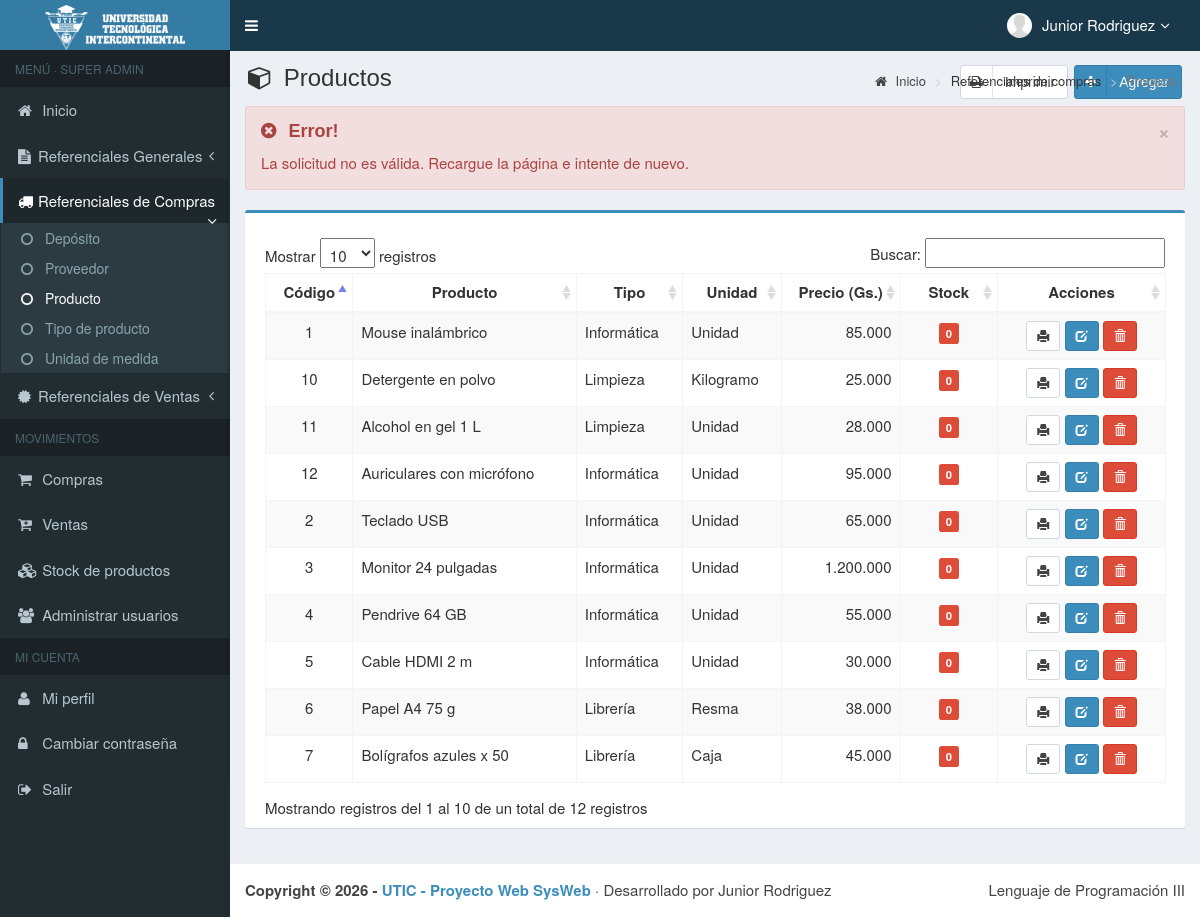
The app's page /main.php?module=producto&alert=11 (signed in) with its own data.
### tables this page shows
CREATE TABLE usuarios (
    id_user         INT          NOT NULL AUTO_INCREMENT,
    username        VARCHAR(50)  NOT NULL,
    name_user       VARCHAR(150) NOT NULL,
    password        VARCHAR(255) NOT NULL,
    email           VARCHAR(150) NULL,
    telefono        VARCHAR(20)  NULL,
    foto            VARCHAR(300) NOT NULL DEFAULT '',
    permisos_acceso VARCHAR(30)  NOT NULL,           
    status          VARCHAR(15)  NOT NULL DEFAULT 'activo',    
    PRIMARY KEY (id_user),
    UNIQUE KEY uq_usuarios_username (username)
);

CREATE TABLE producto (
    cod_producto  INT         NOT NULL,
    cod_tipo_prod INT         NOT NULL,
    id_u_medida   INT         NOT NULL,
    p_descrip     VARCHAR(50) NOT NULL,
    precio        INT         NOT NULL,
    PRIMARY KEY (cod_producto),
    FOREIGN KEY (cod_tipo_prod) REFERENCES tipo_producto (cod_tipo_prod),
    FOREIGN KEY (id_u_medida)   REFERENCES u_medida (id_u_medida)
);

CREATE TABLE tipo_producto (
    cod_tipo_prod INT         NOT NULL,
    t_p_descrip   VARCHAR(50) NOT NULL,
    PRIMARY KEY (cod_tipo_prod)
);

CREATE TABLE u_medida (
    id_u_medida INT         NOT NULL,
    u_descrip   VARCHAR(20) NOT NULL,
    PRIMARY KEY (id_u_medida)
);

### config/funciones.php (called while the page is built, shortened)
<?php
function e(?string $texto): string
{
    return htmlspecialchars($texto ?? "", ENT_QUOTES, "UTF-8");
}
function gs(int|float|string|null $monto): string
{
    return number_format((float) $monto, 0, ",", ".");
}
function foto_usuario(?string $foto): string
{
    return "images/user/" . ($foto !== null && $foto !== "" ? rawurlencode($foto) : "user-default.png");
}

### modules/producto/view.php (the view, shortened to what this page needs)
<?php
$alertas = [
    1 => ["success", "Éxito!", "El producto se registró correctamente."],
    2 => ["success", "Éxito!", "El producto se modificó correctamente."],
    3 => ["success", "Éxito!", "El producto se eliminó correctamente."],
    4 => ["danger",  "Error!", "No se puede eliminar: el producto tiene stock o movimientos de compras/ventas."],
    5 => ["danger",  "Error!", "Ya existe un producto con esa descripción."],
    6 => ["danger",  "Error!", "El producto que intenta eliminar no existe."],
    10 => ["danger", "Error!", "Datos incompletos o inválidos. Revise el formulario."],
    11 => ["danger", "Error!", "La solicitud no es válida. Recargue la página e intente de nuevo."],
];
$alerta = $alertas[(int) ($_GET["alert"] ?? 0)] ?? null;
$productos = $mysqli->query("SELECT p.cod_producto, p.p_descrip, t.t_p_descrip, u.u_descrip, p.precio,
                                    COALESCE((SELECT SUM(s.cantidad) FROM stock s WHERE s.cod_producto = p.cod_producto), 0) AS stock
                             FROM producto p
                             JOIN tipo_producto t ON t.cod_tipo_prod = p.cod_tipo_prod
                             JOIN u_medida u      ON u.id_u_medida   = p.id_u_medida
                             ORDER BY p.cod_producto");
?>
<section class="content-header">
    <h1>
        <i class="fa fa-cube icon-title"></i> Productos
        <a class="btn btn-primary btn-social pull-right" href="?module=form_producto&form=add" title="Agregar" data-toggle="tooltip">
            <i class="fa fa-plus"></i> Agregar
        </a>
        <a class="btn btn-default btn-social pull-right" style="margin-right:6px" href="modules/producto/print.php" target="_blank" title="Imprimir listado" data-toggle="tooltip">
            <i class="fa fa-print"></i> Imprimir
        </a>
    </h1>
    <ol class="breadcrumb">
        <li><a href="?module=start"><i class="fa fa-home"></i> Inicio</a></li>
        <li>Referenciales de compras</li>
        <li class="active">Producto</li>
    </ol>
</section>
<section class="content">
    <div class="row">
        <div class="col-md-12">
            <?php if ($alerta): ?>
                <div class="alert alert-<?= $alerta[0] ?> alert-dismissable">
                    <button type="button" class="close" data-dismiss="alert" aria-hidden="true">&times;</button>
                    <h4><i class="icon fa <?= $alerta[0] === "success" ? "fa-check-circle" : "fa-times-circle" ?>"></i> <?= $alerta[1] ?></h4>
                    <?= $alerta[2] ?>
                </div>
            <?php endif; ?>
            <div class="box box-primary">
                <div class="box-body">
                    <table id="dataTables1" class="table table-bordered table-striped table-hover">
                        <thead>
                            <tr>
                                <th class="center">Código</th>
                                <th class="center">Producto</th>
                                <th class="center">Tipo</th>
                                <th class="center">Unidad</th>
                                <th class="center">Precio (Gs.)</th>
                                <th class="center">Stock</th>
                                <th class="center">Acciones</th>
                            </tr>
                        </thead>
                        <tbody>
                        <?php while ($p = $productos->fetch_assoc()): ?>
                            <tr>
                                <td width="70" class="center"><?= (int) $p["cod_producto"] ?></td>
                                <td><?= e($p["p_descrip"]) ?></td>
                                <td><?= e($p["t_p_descrip"]) ?></td>
                                <td><?= e($p["u_descrip"]) ?></td>
                                <td class="text-right"><?= gs($p["precio"]) ?></td>
                                <td width="80" class="center">
                                    <span class="label label-<?= (int) $p["stock"] > 0 ? "success" : "danger" ?>"><?= gs($p["stock"]) ?></span>
                                </td>
                                <td width="150" class="center">
                                    <a data-toggle="tooltip" title="Imprimir ficha" class="btn btn-default btn-sm" target="_blank"
                                       href="modules/producto/print_view.php?id=<?= (int) $p["cod_producto"] ?>">
                                        <i class="glyphicon glyphicon-print"></i>
                                    </a>
                                    <a data-toggle="tooltip" title="Modificar" class="btn btn-primary btn-sm"
                                       href="?module=form_producto&form=edit&id=<?= (int) $p["cod_producto"] ?>">
                                        <i style="color:#fff" class="glyphicon glyphicon-edit"></i>
                                    </a>
                                    <form method="POST" action="modules/producto/proses.php?act=delete" style="display:inline"
                                          onsubmit="return confirm('¿Eliminar el producto <?= e(addslashes($p["p_descrip"])) ?>?');">
                                        <button type="submit" class="btn btn-danger btn-sm" data-toggle="tooltip" title="Eliminar">
                                            <i style="color:#fff" class="glyphicon glyphicon-trash"></i>
                                        </button>
                                    </form>
                                </td>
                            </tr>
                        <?php endwhile; ?>
                        </tbody>
                    </table>
                </div>
            </div>
        </div>
    </div>
</section>

### top-menu.php (shortened to what this page needs)
<?php
$stmt = $mysqli->prepare("SELECT name_user, foto, permisos_acceso FROM usuarios WHERE id_user = ?");
$stmt->bind_param("i", $_SESSION["id_user"]);
$stmt->execute();
$usuario_top = $stmt->get_result()->fetch_assoc();
?>
<li class="dropdown user user-menu">
    <a href="#" class="dropdown-toggle" data-toggle="dropdown">
        <img src="<?= foto_usuario($usuario_top["foto"]) ?>" class="user-image" alt="Imagen de usuario">
        <span class="hidden-xs"><?= e($usuario_top["name_user"]) ?><i style="margin-left:5px" class="fa fa-angle-down"></i></span>
    </a>
</li>

### assets/css/style.css (style rules this page uses)
.bg-red, .callout.callout-danger, .alert-danger, .alert-error, .label-danger, .modal-danger .modal-body { background-color: #f2dede !important; }
.alert-danger, .alert-error { border-color: #ebccd1; }
.btn-default { background-color: #fff; border-color: #d2d6de; color: #444; }
.btn-social *:first-child { border-right: 1px solid rgba(0, 0, 0, 0.1); bottom: 0; font-size: 1em !important; left: 0; line-height: 32px !important; position: absolute; text-align: center; top: 0; width: 32px !important; }
.content-header { padding: 15px 18px 0; position: relative; }
.content-header > .breadcrumb { background: transparent none repeat scroll 0 0; border-radius: 2px; float: right; font-size: 13px; margin-bottom: 0; margin-top: 0; padding: 7px 12px; position: absolute; right: 10px; top: 15px; }
.center { text-align:center; }
.icon-title { margin-right: 5px; }
body { background-color: #fff; color: #333; font-size: 15px; line-height: 1.42857; }

### main.php (style rules this page uses)
.label.label-danger { background-color: #dd4b39 !important; color: #fff; }

### records on screen
usuarios: name_user "Junior Rodriguez"
producto: cod_producto "1", p_descrip "Mouse inalámbrico", cod_tipo_prod.t_p_descrip "Informática", id_u_medida.u_descrip "Unidad", precio "85.000", stock "0"
producto: cod_producto "2", p_descrip "Teclado USB", cod_tipo_prod.t_p_descrip "Informática", id_u_medida.u_descrip "Unidad", precio "65.000", stock "0"
producto: cod_producto "3", p_descrip "Monitor 24 pulgadas", cod_tipo_prod.t_p_descrip "Informática", id_u_medida.u_descrip "Unidad", precio "1.200.000", stock "0"
producto: cod_producto "4", p_descrip "Pendrive 64 GB", cod_tipo_prod.t_p_descrip "Informática", id_u_medida.u_descrip "Unidad", precio "55.000", stock "0"
producto: cod_producto "5", p_descrip "Cable HDMI 2 m", cod_tipo_prod.t_p_descrip "Informática", id_u_medida.u_descrip "Unidad", precio "30.000", stock "0"
producto: cod_producto "6", p_descrip "Papel A4 75 g", cod_tipo_prod.t_p_descrip "Librería", id_u_medida.u_descrip "Resma", precio "38.000", stock "0"
producto: cod_producto "7", p_descrip "Bolígrafos azules x 50", cod_tipo_prod.t_p_descrip "Librería", id_u_medida.u_descrip "Caja", precio "45.000", stock "0"
producto: cod_producto "10", p_descrip "Detergente en polvo", cod_tipo_prod.t_p_descrip "Limpieza", id_u_medida.u_descrip "Kilogramo", precio "25.000", stock "0"
producto: cod_producto "11", p_descrip "Alcohol en gel 1 L", cod_tipo_prod.t_p_descrip "Limpieza", id_u_medida.u_descrip "Unidad", precio "28.000", stock "0"
producto: cod_producto "12", p_descrip "Auriculares con micrófono", cod_tipo_prod.t_p_descrip "Informática", id_u_medida.u_descrip "Unidad", precio "95.000", stock "0"

### other values on screen
$nivel "SUPER ADMIN"
$alerta[1] "Error!"
$alerta[2] "La solicitud no es válida. Recargue la página e intente de nuevo."
